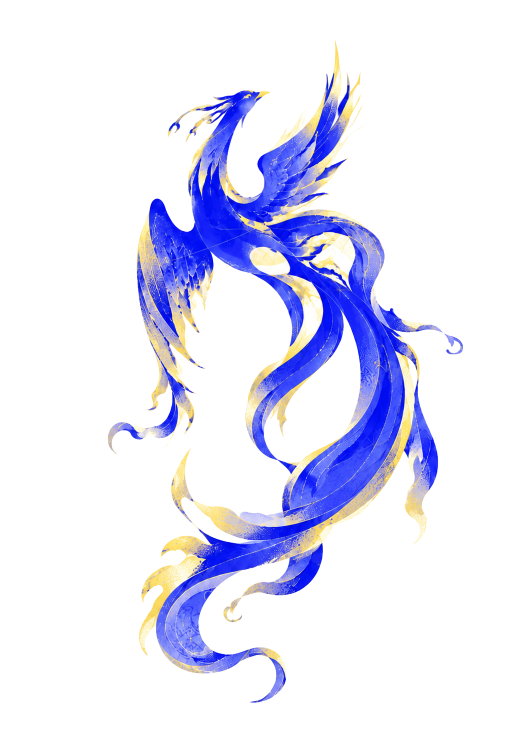
#> input picture 凤.png, 1055 x 1491 px (shown at 1/2 size)
$ python particle_dragon.py '凤.png' out.png
#> lines starting #> are read from the running program, lines starting #| are printed output that depends on the picture; after the words box and inside, x2 and y2 are one past the last pixel; in counts of white or black regions, pixels touching at a corner belong together
#!/usr/bin/env python3
"""Render an 8-second particle transformation from an input painting.
Usage: python particle_dragon.py input.png preview.mp4 --preview
Requires Pillow, numpy, imageio-ffmpeg (or ffmpeg executable).
"""
import argparse, subprocess, os, tempfile
import numpy as np
from PIL import Image, ImageFilter

def ease(x): return x*x*(3-2*x)
def render(inp,out,fps=24,preview=False):
#> called with inp = '凤.png', out = 'out.png', fps = 24, preview = False
 im=Image.open(inp).convert('RGB'); w,h=im.size
#> after `w, h = im.size`: w = 1055; h = 1491
 scale=min(1.0, 720/max(w,h)) if preview else 1.0
#> scale = 1
 W,H=max(2,int(w*scale)//2*2),max(2,int(h*scale)//2*2)
#> W = 1054; H = 1490
 im=im.resize((W,H),Image.Resampling.LANCZOS); a=np.asarray(im).astype(np.float32)
#> after `im = im.resize((W, H), Image.Resampling.LANCZOS)`:
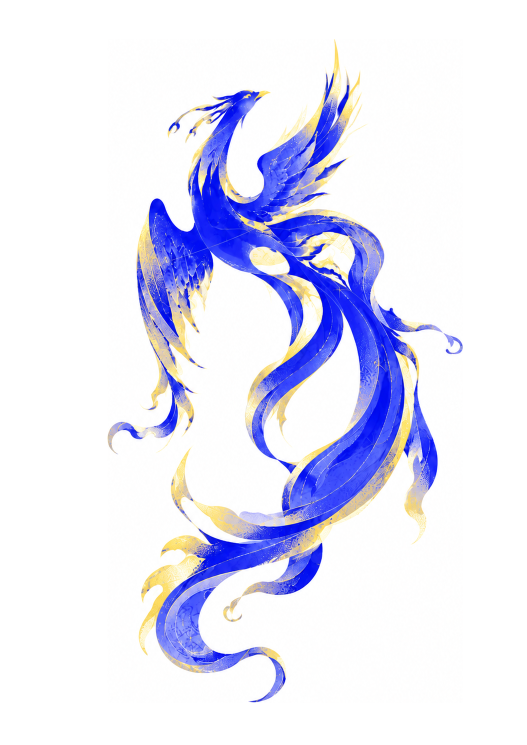
#> im: PIL image 1054x1490 RGB (shown at 1/2 size); mean R, G, B 228.8, 229.2, 247.5
 # foreground: chroma departure from paper-white
 lum=a.mean(2); mask=(lum<248) | (a.max(2)-a.min(2)>22)
#> after `lum = a.mean(2)`:
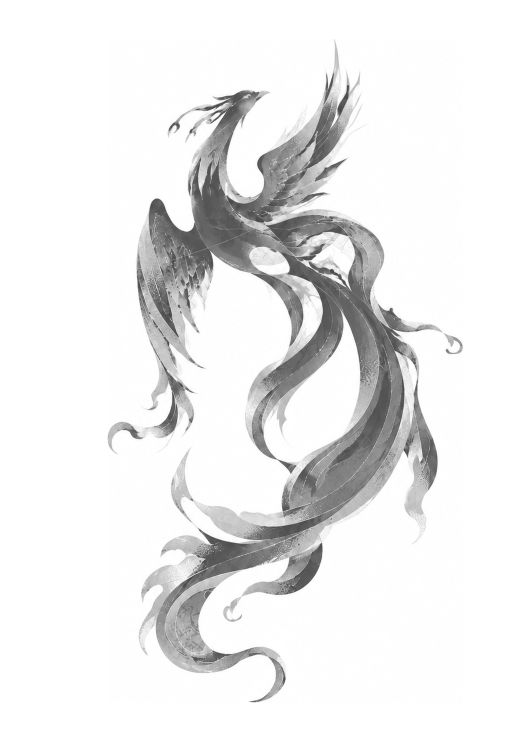
#> lum: shape (1490, 1054) float32 (shown at 1/2 size); min 51.33, max 255, mean 235.2
#> after `mask = (lum < 248) | (a.max(2) - a.min(2) > 22)`:
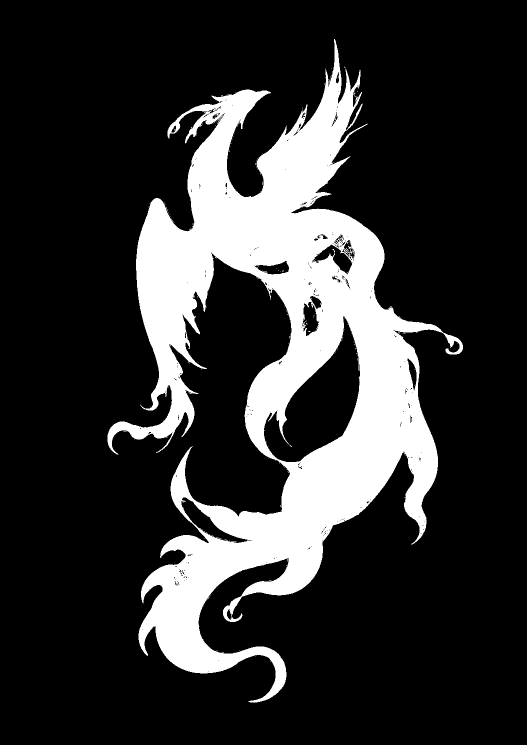
#> mask: shape (1490, 1054) bool (shown at 1/2 size); 19.5% white; 137 white regions (136 under 20 px), largest, box (x1, y1, x2, y2) and area: (215, 78, 926, 1405) 305650
 ys,xs=np.where(mask); rng=np.random.default_rng(7)
 n=min(26000,len(xs)); idx=rng.choice(len(xs),n,replace=False)
#> after `n = min(26000, len(xs))`: n = 26000
 x=xs[idx].astype(float); y=ys[idx].astype(float); col=a[ys[idx],xs[idx]]/255
 # particle offsets along a smooth pseudo-flow field
 ang=np.sin(y*.035)+np.cos(x*.027); dx=np.cos(ang)*7; dy=np.sin(ang)*7
 tmp=tempfile.NamedTemporaryFile(suffix='.mp4',delete=False); tmp.close()
 cmd=['ffmpeg','-y','-f','rawvideo','-vcodec','rawvideo','-pix_fmt','rgb24','-s',f'{W}x{H}','-r',str(fps),'-i','-','-an','-c:v','libx264','-pix_fmt','yuv420p','-crf','18','-movflags','+faststart',out]
#> (the run stopped early here; a loop or call above may not have finished)
